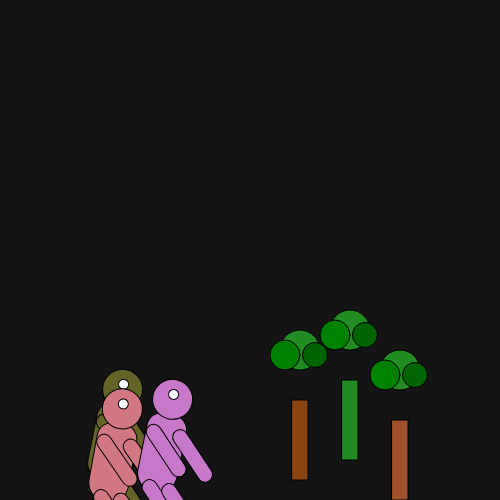
Frame 1 (no input)
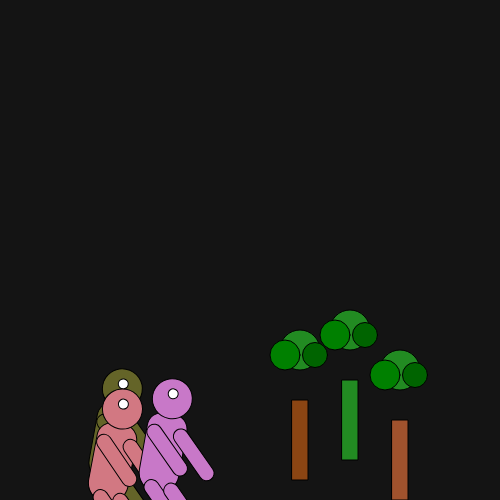
Frame 60 (no input)
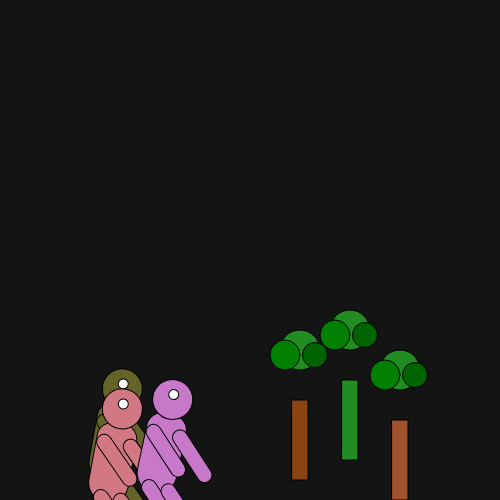
Frame 120 (the mouse pressed at the canvas centre since frame 60)

The p5.js sketch that drew these frames (run headless with seeded random() and noise() and a simulated clock; from frame 60 on, the mouse is pressed at the canvas centre):

// p5.js sketch
// ── sketch.js
function setup() {
  createCanvas(500,500);
  angleMode(DEGREES);
}

function draw() {
  background(20);

  // Draw characters
  toon1(color(100,100,40), 100,400);
  toon1(color(210,120,130), 100 ,420);
  toon1(color(200,120,200), 100 + 50,410);
  
  // Draw trees
  tree1(color(139,69,19), 300, 400); // Brown trunk
  tree1(color(34,139,34), 350, 380); // Green leaves
  tree1(color(160,82,45), 400, 420); // Saddle brown trunk
}






function genpart(lx,ly,rot,sc,drawer) {
  push();
  translate(lx,ly);
  rotate(rot);
  scale(sc);
  if (typeof drawer === 'function') {
    drawer();
  }
  pop();
}

function toon1(k,lx,ly) {
  genpart(lx, ly, random(10,12), 1, function() {
    body(k);
    head(k);
    arm(k,8,10);
    arm(k,35,10);
    arm(k,15,65);
    arm(k,35,65);
  });
}

function body(k){
  fill(k);
  rect(0,0,40,80, 15,15,25,25);
}

function head(c){
  fill(c);
  ellipse(20,-15,40,40);
  fill(255);
  ellipse(20,-20,10,10);
}

function arm(c,lx,ly){
  push();
  translate(lx,ly);
  rotate(45);
  fill(c);
  rect(0,0,60,15,10);
  pop();
}

// Tree generation system - simple trunk and leaves
function tree1(trunkColor, lx, ly) {
  genpart(lx, ly, 0, 1, function() {
    trunk(trunkColor);
    leaves(color(34,139,34), 0, -50, 40);
    leaves(color(0,100,0), 15, -45, 25);
    leaves(color(0,128,0), -15, -45, 30);
  });
}

function trunk(c) {
  fill(c);
  // Simple brown rectangle for trunk
  rect(-8, 0, 16, 80);
}


function leaves(c, lx, ly, size) {
  push();
  translate(lx, ly);
  fill(c);
  // Use green circles for leaves
  ellipse(0, 0, size, size);
  pop();
}
